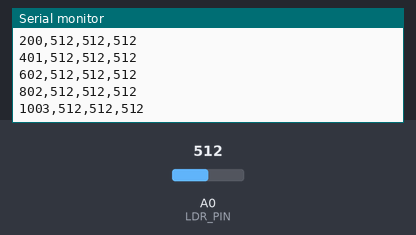
Simulated run of this sketch. Board: Arduino Uno, built with avr-gcc and run on an emulated ATmega328P. On the bench: the last lines printed to the serial monitor. The inputs (shaded band) are chosen by the test bench; at power-on: A0 (LDR_PIN) = 512.

Above: at 1.2 s.
1.3 s: A0 (LDR_PIN) set to 716
At 1.36 s:
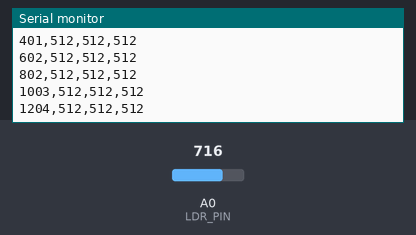
2.8 s: A0 (LDR_PIN) set to 900
At 2.97 s:
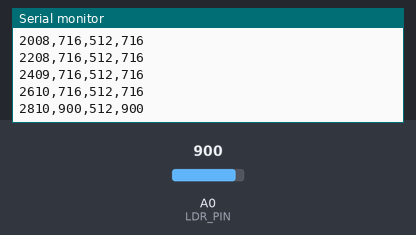
Timing chart, 0 to 5.8 s (numbered marks = the images above; inputs shaded):
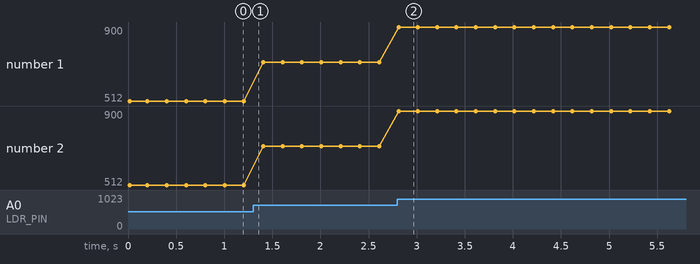

The sketch:

01_ldr_read.ino
```cpp
/*
  01_ldr_read — read the light sensor (LDR) and print the value.
  Wiring: LDR between 5V and A0, 10 kΩ between A0 and GND.
  Bright room = high number, dark = low number (0–1023 on the Uno).
  Goal: find YOUR "dark" and "bright" numbers and write them in experiments/test_log.csv.
*/
const int LDR_PIN = A0;

int minSeen = 1023;   // darkest value seen so far
int maxSeen = 0;      // brightest value seen so far

void setup() {
  Serial.begin(9600);
  Serial.println("ms,light,min,max");
}

void loop() {
  int light = analogRead(LDR_PIN);      // SENSE
  if (light < minSeen) minSeen = light;
  if (light > maxSeen) maxSeen = light;

  Serial.print(millis()); Serial.print(",");
  Serial.print(light);    Serial.print(",");
  Serial.print(minSeen);  Serial.print(",");
  Serial.println(maxSeen);
  delay(200);   // 5 readings per second is plenty for light
}
```

Measured:
- after the input at 2.8 s, the serial monitor: prints a new line at once (image 2)
- plotted number 1: 512 → 716 after the input at 1.3 s, 716 → 900 after the input at 2.8 s
- plotted number 2: 512 → 716 after the input at 1.3 s, 716 → 900 after the input at 2.8 s
